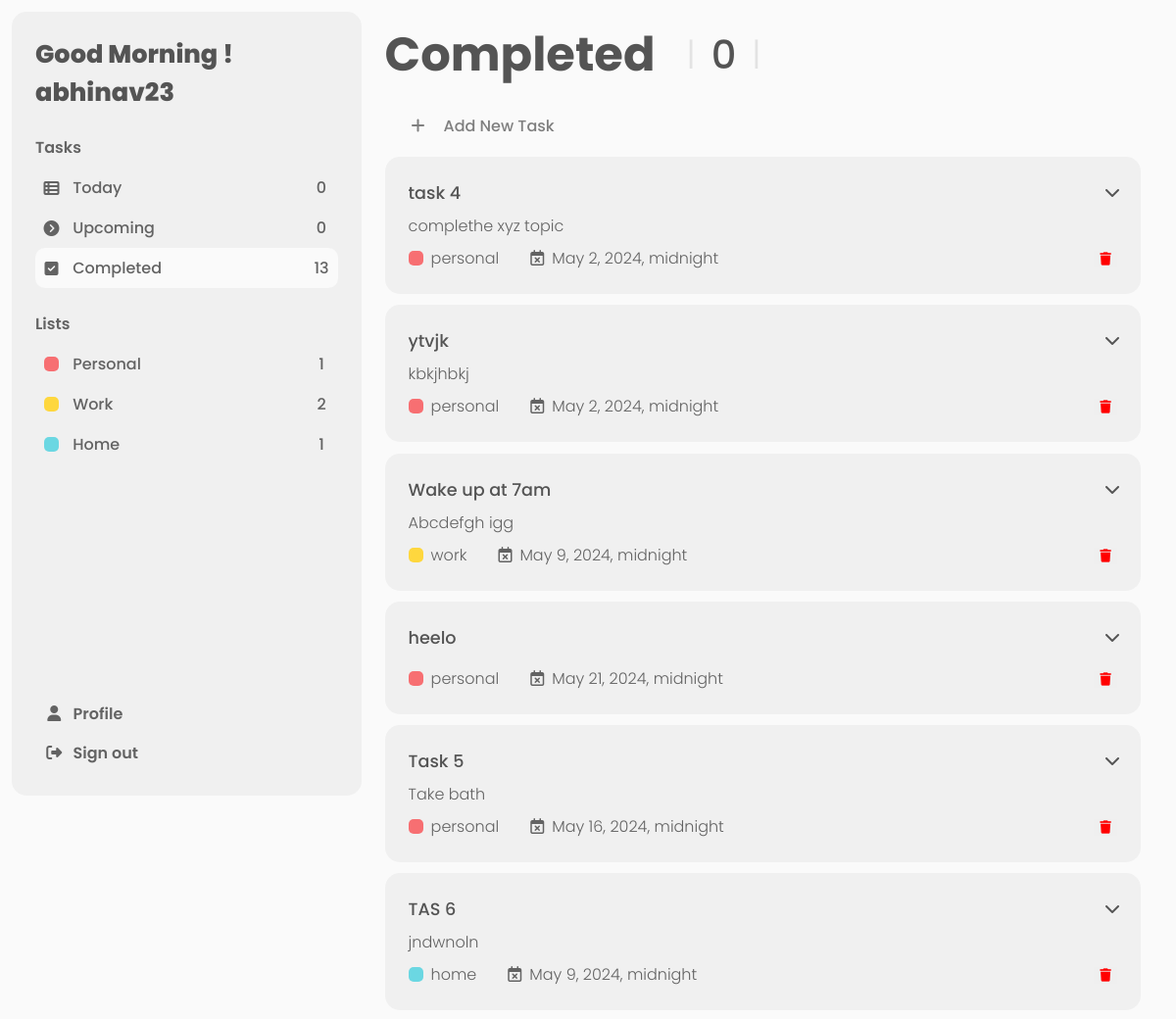
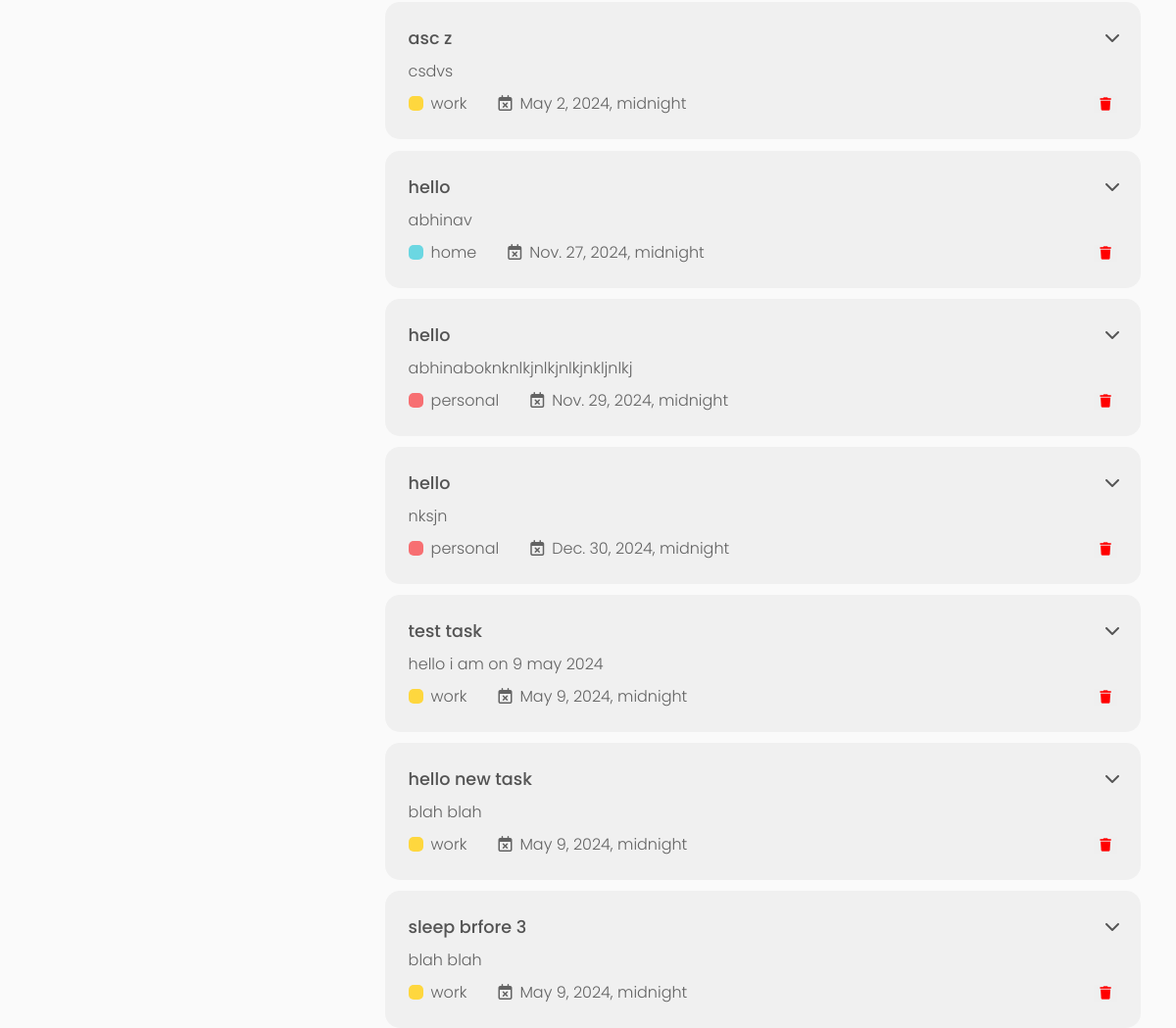
/completed_tasks (signed in), run on the app's committed database (2 pictures, top to bottom).
### todo_list/models.py (models this page shows, shortened)
class Task(models.Model):
    task_id = models.AutoField(primary_key=True)
    user= models.ForeignKey(User, on_delete=models.CASCADE)
    title= models.CharField(max_length=100)
    description= models.TextField(max_length=1000)
    category= models.CharField(max_length=20)
    dueDate= models.DateTimeField()
    completionStatus= models.BooleanField(default= False)

### todo_list/views.py (the view)
# urls.py: path("completed_tasks", views.completed_tasks, name="completed_tasks"),
def completed_tasks(request):
    today_user_tasks= get_data(request, 0)
    upcoming_user_tasks= get_data(request, 1)
    completed_user_tasks=get_data(request, 2)
    personal_user_tasks= get_data(request,3)
    home_user_tasks= get_data(request,4)
    work_user_tasks= get_data(request,5)
    return render(request, "completed_tasks.html",{'user_details': request.user ,"tasks": completed_user_tasks,"num_of_tasks": len(today_user_tasks),
                                              'upcoming_tasks_count': len(upcoming_user_tasks),'completed_tasks_count':len(completed_user_tasks),
                                               'personal_tasks_count':len(personal_user_tasks), 'home_tasks_count':len(home_user_tasks),
                                                'work_tasks_count': len(work_user_tasks)} )

### todo_list/views.py (called while the page is built)
def get_data(request, num):
    all_tasks= [Task.objects.filter(user=request.user, completionStatus= False, dueDate= date.today()),
                Task.objects.filter(user=request.user, completionStatus= False, dueDate__gt= date.today()).order_by('dueDate'),
                Task.objects.filter(user=request.user, completionStatus= True),
                Task.objects.filter(user=request.user, completionStatus= False, category="personal"),
                Task.objects.filter(user=request.user, completionStatus= False, category="home"),
                Task.objects.filter(user=request.user, completionStatus= False, category="work")
                ]
    return all_tasks[num]

### todo_list/templates/completed_tasks.html (shortened to what this page needs)
<!DOCTYPE html>
<html lang="en">
<head>
    <link rel="stylesheet" href="https://cdnjs.cloudflare.com/ajax/libs/font-awesome/6.5.1/css/all.min.css" />
    {% load static %}
    <link rel="stylesheet" href="{% static '/css/dashboard.css' %}">
</head>
<body>
    <div class="dashboard">
        <div class="sidebar-section">
            <div class="home-options">
                <div id="menu">
                    Good Morning ! {{ user_details.username }}
                </div>
                <div id="tasks-heading">Tasks</div>
                    <a href="dashboard">
                        <li class="tasks-item ">
                            <div class="task-item-icon">
                                <i class="fa-solid fa-table-list"></i>
                            </div>
                            <div class="task-item-text ">
                                Today
                            </div>
                            <div class="task-item-count">{{num_of_tasks}}</div>
                        </li>
                    </a>
                    <a href="upcoming_tasks">
                        <li class="tasks-item">
                            <div  class="task-item-icon">
                                <i class="fa-solid fa-circle-chevron-right "></i>
                            </div>
                            <div class="task-item-text">Upcoming</div>
                            <div class="task-item-count">{{upcoming_tasks_count}}</div>
                        </li>
                    </a>
                    <a href="completed_tasks">
                        <li class="tasks-item active">
                            <div  class="task-item-icon"><i class="fa-solid fa-square-check "></i></div>
                            <div class="task-item-text">Completed</div>
                            <div class="task-item-count">{{completed_tasks_count}}</div>
                        </li>
                    </a>
                <div id="list-heading">Lists</div>
                <a href="personal_tasks">
                    <li class="lists-item">
                        <div class="list-item-red">
                            <div class="redbox"></div>
                        </div>
                        <div class="list-item-text">
                            Personal
                        </div>
                        <div class="task-item-count">{{personal_tasks_count}}</div>
                    </li>
                </a>
                <a href="work_tasks">
                    <li class="lists-item">
                        <div class="list-item-yellow">
                            <div class="yellowbox"></div>
                        </div>
                        <div class="list-item-text">Work</div>
                        <div class="task-item-count">{{work_tasks_count}}</div>
                    </li>
                </a>
                <a href="home_tasks">
                    <li class="lists-item">
                        <div class="list-item-blue">
                            <div class="bluebox"></div>
                        </div>
                        <div class="list-item-text">Home</div>
                        <div class="task-item-count">{{home_tasks_count}}</div>
                    </li>
                </a>
            </div>
            <div class="signout-profile">
                <a href="user_profile">
                    <div id="profile-div">
                        <div id="profile-icon"><i class="fa-solid fa-user"></i></div>
                        <div id="profile-text">Profile</div>
                    </div>
                </a>
                <a href="logout">
                    <div id="logout-div">
                        <div id="logout-icon"><i class="fa-solid fa-right-from-bracket"></i></div>
                        <div id="logout-text">Sign out</div>
                    </div>
                </a>
            </div>
        </div>
        <div class="task-list-section">
            <div class="tasks-heading-container">
                <div class="today-upcoming-completed-heading">Completed</div>
                <div class="tasks-count"><span class="task-count-divider">l</span>{{ num_of_tasks }}<span class="task-count-divider">l</span></div>
            </div>
            <div class="add-task-btn-container">
                <div class="plus">
                    <i class="fa-solid fa-plus"></i>
                </div>
                <div class="add-task-text" id="addNewTask">
                    Add New Task
                </div>
            </div>
            {% if tasks  %}
            {% for task in tasks %}
            <div class="task-container">
                <div class="task-details">
                    <div class="title-arrow-container">
                        <div class="task-title">{{ task.title }}</div>
                        <div class="togglebutton"><i class="fa-solid fa-chevron-right rotate-right"></i></div>
                    </div>
                    <div>
                        <div class="description">{{ task.description }}</div>
                    </div>
                    <div class="task-subdetails-container">
                        <div class="category-duedate-container">
                            <div class="category-container">
                                {% if task.category == "personal" %}
                                    <div class="redbox"></div>
                                {% elif task.category == "home" %}
                                    <div class="bluebox"></div>
                                {% elif task.category == "work" %}
                                    <div class="yellowbox"></div>
                                {% endif %}
                                <div class="category">{{ task.category }}</div>
                            </div>
                            <div class="due-date-container">
                                <div>
                                    <i class="fa-regular fa-calendar-xmark"></i>
                                </div>
                                <div class="due_date">{{ task.dueDate }}</div>
                            </div>
                        </div>
                        <div id="task-edit-del-container">
                            <div class="task-del-container">
                                <form action="delete_task" method="post">
                                    <div>
                                        <button><i class="fa-solid fa-trash"></i></button>
                                    </div>
                                </form>
                            </div>
                        </div>
                    </div>
                </div>
            </div>
            {% endfor %}
            {% else %}
            <div class="no-task-container">
                <div class="no-task-heading">No task listed</div>
                <div class="no-task-image-container"><img src="{% static '/images/no-task.svg' %}" alt=""></div>
            </div>
            {% endif %}
        </div>
</div>
</body>
</html>

### todo_list/static/css/dashboard.css (style rules this page uses)
:root { --black: rgb(0,0,0); --darkest-text-color:#545454; --primary-text-color:#636363; --secondary-text-color:#7f7f7f; --primary-bg-color:rgb(250, 250, 250); --secondary-bg-color:rgb(240, 240, 240); }
body { background-color: rgb(250, 250, 250); padding: 1%; margin: 0px; font-family: "Poppins", sans-serif; font-weight: 300; font-style: normal; }
a { text-decoration: none; color: black; }
.dashboard { display: flex; height: 100vh; }
#menu, .taskFormTitle { font-family: "Poppins", sans-serif; font-weight: 800; font-style: normal; color: var(--darkest-text-color); font-size: 1.6rem; }
#tasks-heading, #list-heading { color: var(--primary-text-color); font-weight: 550; font-style: normal; font-size:1rem; margin-top: 1.5rem;; margin-bottom: 0.5rem; }
.tasks-item { padding: 8px 0px; color:var(--primary-text-color); list-style: none; display: flex; gap: 5px; border-radius: 5px; -webkit-border-radius: 5px; -moz-border-radius: 5px; -ms-border-radius: 5px; -o-border-radius: 5px; font-weight: 500; }
.active { background-color: var(--primary-bg-color); border-radius: 10px; -webkit-border-radius: 10px; -moz-border-radius: 10px; -ms-border-radius: 10px; -o-border-radius: 10px; }
.task-item-icon { flex: 1; display: flex; align-items: center; justify-content: center; }
.task-item-text { flex: 7; }
.task-item-count { flex:1; display: flex; justify-content: center; align-items: center; }
.bluebox , .redbox , .yellowbox { height: 15px; width: 15px; border-radius: 5px; -webkit-border-radius: 5px; -moz-border-radius: 5px; -ms-border-radius: 5px; -o-border-radius: 5px; }
.bluebox { background-color: #6bd7e2; }
.redbox { background-color: #f76f72; }
.yellowbox { background-color: #fed73e; }
.task-list-section { flex: 5; padding: 0.5rem 1.5rem; }
.tasks-heading-container { display: flex; margin-bottom: 1rem; }
.today-upcoming-completed-heading { font-weight: 700; font-size:3rem; color:var(--darkest-text-color); }
.task-count-divider { color: #e3e3e3; font-weight: 300; margin: 0rem 1rem; }
.tasks-count { color:var(--darkest-text-color); font-weight: 500; font-size: 2.5rem; margin: 0rem 1rem; display: flex; justify-content: center; align-items: center; }
.task-container { display: flex; border-radius: 15px; background-color: rgb(240, 240, 240); gap: 1rem; padding: 1.5rem; margin: 0.7rem 0rem; -webkit-border-radius: 15px; -moz-border-radius: 15px; -ms-border-radius: 15px; -o-border-radius: 15px; }
.title-arrow-container { display: flex; justify-content: space-between; color: var(--darkest-text-color); }
.task-title { font-size: 1.1rem; font-weight: 500; margin-bottom: 0.5rem; }
.rotate-right { transform: rotate(90deg); }
.description { margin-bottom: 0.5rem; color: var(--primary-text-color); }
.task-details { width: 100%; }
.task-subdetails-container { color:var(--primary-text-color); display: flex; justify-content: space-between; }
.category-duedate-container { display: flex; gap: 2rem; }
.category-container { display: flex; justify-content: flex-start; align-items: center; gap: 0.5rem; }
.due-date-container { display: flex; justify-content: flex-start; align-items: center; gap:0.5rem; }
.due_date { text-wrap:nowrap; }
#task-edit-del-container { display: flex; justify-content: center; align-items: center; gap: 1rem; }

### data on the page
Task: title "task 4", description "complethe xyz topic", category "personal", dueDate "May 2, 2024, midnight"
Task: title "ytvjk", description "kbkjhbkj", category "personal", dueDate "May 2, 2024, midnight"
Task: title "Wake up at 7am", description "Abcdefgh igg", category "work", dueDate "May 9, 2024, midnight"
Task: title "heelo", category "personal", dueDate "May 21, 2024, midnight"
Task: title "Task 5", description "Take bath", category "personal", dueDate "May 16, 2024, midnight"
Task: title "TAS 6", description "jndwnoln", category "home", dueDate "May 9, 2024, midnight"
Task: title "asc z", description "csdvs", category "work", dueDate "May 2, 2024, midnight"
Task: title "hello", description "abhinav", category "home", dueDate "Nov. 27, 2024, midnight"
Task: title "hello", description "abhinaboknknlkjnlkjnlkjnkljnlkj", category "personal", dueDate "Nov. 29, 2024, midnight"
Task: title "hello", description "nksjn", category "personal", dueDate "Dec. 30, 2024, midnight"
Task: title "test task", description "hello i am on 9 may 2024", category "work", dueDate "May 9, 2024, midnight"
Task: title "hello new task", description "blah blah", category "work", dueDate "May 9, 2024, midnight"
Task: title "sleep brfore 3", description "blah blah", category "work", dueDate "May 9, 2024, midnight"

### other printed values
{{ user_details.username }} "abhinav23"
{{ num_of_tasks }} "0"
{{ upcoming_tasks_count }} "0"
{{ completed_tasks_count }} "13"
{{ personal_tasks_count }} "1"
{{ work_tasks_count }} "2"
{{ home_tasks_count }} "1"
